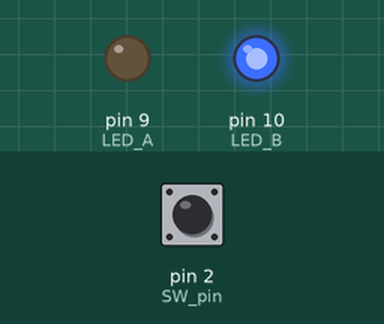
The sketch below on a simulated Arduino Uno, built with avr-gcc and run on an emulated ATmega328P. On the bench: output pins drawn as LEDs (lit = HIGH). The inputs (shaded band) are chosen by the test bench; at power-on: pin 2 (SW_pin) LOW.

Above: at 1.2 s.
1.3 s: pin 2 (SW_pin) pulled HIGH for 0.15 s
At 1.37 s:
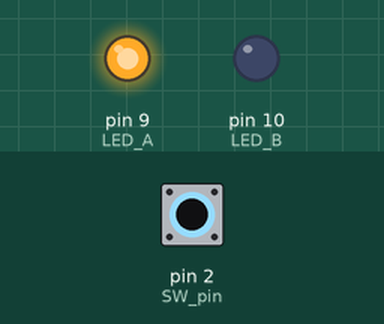
2.9 s: pin 2 (SW_pin) pulled HIGH for 3.2 s
At 6.9 s:
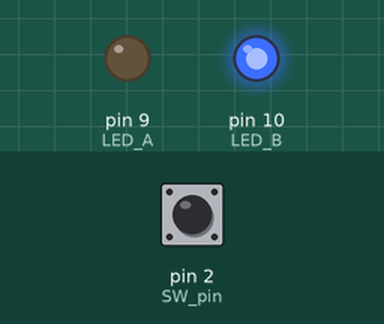
Timing chart, 0 to 8.4 s (numbered marks = the images above; inputs shaded):
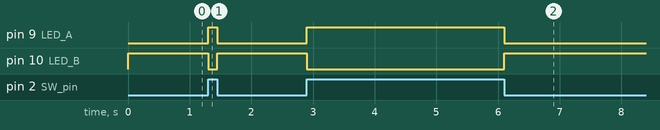

Measured:
- after the input at 1.3 s, pin 9 (LED_A): LOW → HIGH at once, → LOW 0.15 s later; pin 10 (LED_B): HIGH → LOW at once, → HIGH 0.15 s later
- after the input at 2.9 s, pin 9 (LED_A): LOW → HIGH at once, → LOW 3.2 s later; pin 10 (LED_B): HIGH → LOW at once, → HIGH 3.2 s later

The sketch:

Switch_PUSH_LED.ino
```cpp
#define ON HIGH
#define OFF LOW
const int LED_A=9, LED_B=10;
const int SW_pin=2;

int SW_State=OFF;

void setup() {
  // put your setup code here, to run once:
  pinMode(9,OUTPUT); //9番LEDピン
  pinMode(10,OUTPUT);//10番LEDピン
  pinMode(2,INPUT);//2番SWピン
  digitalWrite(LED_A, LOW);
  digitalWrite(LED_B, LOW);
}

void loop() {
  // put your main code here, to run repeatedly:
  SW_State = digitalRead(SW_pin);
  if(SW_State == ON){
    Serial.println(SW_State);
    digitalWrite(LED_A, HIGH);
    digitalWrite(LED_B, LOW);
  }
  else {
    Serial.println("0");
    digitalWrite(LED_A, LOW);
    digitalWrite(LED_B, HIGH);
  }
  SW_State = OFF;
}
```
